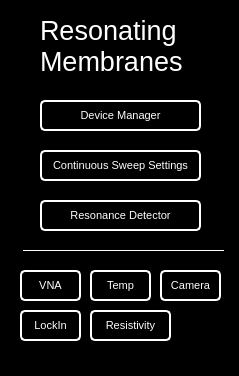
<?xml version="1.0" encoding="UTF-8"?>
<ui version="4.0">
 <class>MainWindow</class>
 <widget class="QMainWindow" name="MainWindow">
  <property name="geometry">
   <rect>
    <x>0</x>
    <y>0</y>
    <width>239</width>
    <height>376</height>
   </rect>
  </property>
  <property name="windowTitle">
   <string>MainWindow</string>
  </property>
  <property name="styleSheet">
   <string notr="true">background-color: rgb(0, 0, 0);</string>
  </property>
  <widget class="QWidget" name="centralwidget">
   <widget class="QLabel" name="label">
    <property name="geometry">
     <rect>
      <x>40</x>
      <y>10</y>
      <width>161</width>
      <height>71</height>
     </rect>
    </property>
    <property name="font">
     <font>
      <family>Arial</family>
      <pointsize>20</pointsize>
      <weight>50</weight>
      <italic>false</italic>
      <bold>false</bold>
     </font>
    </property>
    <property name="styleSheet">
     <string notr="true">color: rgb(255, 255, 255);
font: 20pt &quot;Arial&quot;;</string>
    </property>
    <property name="text">
     <string>Resonating
Membranes</string>
    </property>
   </widget>
   <widget class="QPushButton" name="ResonanceDetectorButton">
    <property name="geometry">
     <rect>
      <x>40</x>
      <y>200</y>
      <width>161</width>
      <height>31</height>
     </rect>
    </property>
    <property name="font">
     <font>
      <family>Arial</family>
      <pointsize>8</pointsize>
      <weight>50</weight>
      <italic>false</italic>
      <bold>false</bold>
     </font>
    </property>
    <property name="styleSheet">
     <string notr="true">background-color:rgb(0, 0, 0);
color:rgb(255, 255, 255);
border: 2px solid rgb(255, 255, 255);
border-radius: 5px;
font: 8pt &quot;Arial&quot;;</string>
    </property>
    <property name="text">
     <string>Resonance Detector</string>
    </property>
   </widget>
   <widget class="QPushButton" name="DeviceManagerButton">
    <property name="geometry">
     <rect>
      <x>40</x>
      <y>100</y>
      <width>161</width>
      <height>31</height>
     </rect>
    </property>
    <property name="font">
     <font>
      <family>Arial</family>
      <pointsize>8</pointsize>
      <weight>50</weight>
      <italic>false</italic>
      <bold>false</bold>
     </font>
    </property>
    <property name="styleSheet">
     <string notr="true">background-color:rgb(0, 0, 0);
color:rgb(255, 255, 255);
border: 2px solid rgb(255, 255, 255);
border-radius: 5px;
font: 8pt &quot;Arial&quot;;</string>
    </property>
    <property name="text">
     <string>Device Manager</string>
    </property>
   </widget>
   <widget class="QPushButton" name="SweeperButton">
    <property name="geometry">
     <rect>
      <x>40</x>
      <y>150</y>
      <width>161</width>
      <height>31</height>
     </rect>
    </property>
    <property name="font">
     <font>
      <family>Arial</family>
      <pointsize>8</pointsize>
      <weight>50</weight>
      <italic>false</italic>
      <bold>false</bold>
     </font>
    </property>
    <property name="styleSheet">
     <string notr="true">background-color:rgb(0, 0, 0);
color:rgb(255, 255, 255);
border: 2px solid rgb(255, 255, 255);
border-radius: 5px;
font: 8pt &quot;Arial&quot;;</string>
    </property>
    <property name="text">
     <string>Continuous Sweep Settings</string>
    </property>
   </widget>
   <widget class="QPushButton" name="tempControlButton">
    <property name="geometry">
     <rect>
      <x>90</x>
      <y>270</y>
      <width>61</width>
      <height>31</height>
     </rect>
    </property>
    <property name="font">
     <font>
      <family>Arial</family>
      <pointsize>8</pointsize>
      <weight>50</weight>
      <italic>false</italic>
      <bold>false</bold>
     </font>
    </property>
    <property name="styleSheet">
     <string notr="true">background-color:rgb(0, 0, 0);
color:rgb(255, 255, 255);
border: 2px solid rgb(255, 255, 255);
border-radius: 5px;
font: 8pt &quot;Arial&quot;;</string>
    </property>
    <property name="text">
     <string>Temp</string>
    </property>
   </widget>
   <widget class="QPushButton" name="vnaMonitorButton">
    <property name="geometry">
     <rect>
      <x>20</x>
      <y>270</y>
      <width>61</width>
      <height>31</height>
     </rect>
    </property>
    <property name="font">
     <font>
      <family>Arial</family>
      <pointsize>8</pointsize>
      <weight>50</weight>
      <italic>false</italic>
      <bold>false</bold>
     </font>
    </property>
    <property name="styleSheet">
     <string notr="true">background-color:rgb(0, 0, 0);
color:rgb(255, 255, 255);
border: 2px solid rgb(255, 255, 255);
border-radius: 5px;
font: 8pt &quot;Arial&quot;;</string>
    </property>
    <property name="text">
     <string>VNA</string>
    </property>
   </widget>
   <widget class="Line" name="line">
    <property name="geometry">
     <rect>
      <x>23</x>
      <y>250</y>
      <width>201</width>
      <height>1</height>
     </rect>
    </property>
    <property name="styleSheet">
     <string notr="true">color: rgb(255, 255, 255);
background-color: rgb(255, 255, 255);</string>
    </property>
    <property name="orientation">
     <enum>Qt::Horizontal</enum>
    </property>
   </widget>
   <widget class="QPushButton" name="cameraButton">
    <property name="geometry">
     <rect>
      <x>160</x>
      <y>270</y>
      <width>61</width>
      <height>31</height>
     </rect>
    </property>
    <property name="font">
     <font>
      <family>Arial</family>
      <pointsize>8</pointsize>
      <weight>50</weight>
      <italic>false</italic>
      <bold>false</bold>
     </font>
    </property>
    <property name="styleSheet">
     <string notr="true">background-color:rgb(0, 0, 0);
color:rgb(255, 255, 255);
border: 2px solid rgb(255, 255, 255);
border-radius: 5px;
font: 8pt &quot;Arial&quot;;</string>
    </property>
    <property name="text">
     <string>Camera</string>
    </property>
   </widget>
   <widget class="QPushButton" name="lockinButton">
    <property name="geometry">
     <rect>
      <x>20</x>
      <y>310</y>
      <width>61</width>
      <height>31</height>
     </rect>
    </property>
    <property name="font">
     <font>
      <family>Arial</family>
      <pointsize>8</pointsize>
      <weight>50</weight>
      <italic>false</italic>
      <bold>false</bold>
     </font>
    </property>
    <property name="styleSheet">
     <string notr="true">background-color:rgb(0, 0, 0);
color:rgb(255, 255, 255);
border: 2px solid rgb(255, 255, 255);
border-radius: 5px;
font: 8pt &quot;Arial&quot;;</string>
    </property>
    <property name="text">
     <string>LockIn</string>
    </property>
   </widget>
   <widget class="QPushButton" name="resistivityButton">
    <property name="geometry">
     <rect>
      <x>90</x>
      <y>310</y>
      <width>81</width>
      <height>31</height>
     </rect>
    </property>
    <property name="font">
     <font>
      <family>Arial</family>
      <pointsize>8</pointsize>
      <weight>50</weight>
      <italic>false</italic>
      <bold>false</bold>
     </font>
    </property>
    <property name="styleSheet">
     <string notr="true">background-color:rgb(0, 0, 0);
color:rgb(255, 255, 255);
border: 2px solid rgb(255, 255, 255);
border-radius: 5px;
font: 8pt &quot;Arial&quot;;</string>
    </property>
    <property name="text">
     <string>Resistivity</string>
    </property>
   </widget>
  </widget>
  <widget class="QMenuBar" name="menubar">
   <property name="geometry">
    <rect>
     <x>0</x>
     <y>0</y>
     <width>239</width>
     <height>24</height>
    </rect>
   </property>
  </widget>
  <widget class="QStatusBar" name="statusbar"/>
 </widget>
 <resources/>
 <connections/>
</ui>
